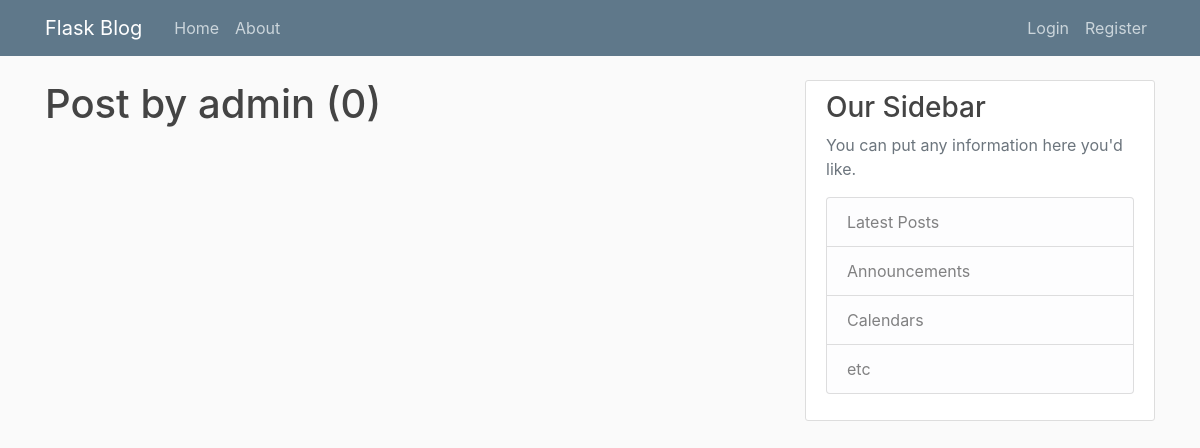
Page /user/admin on the earlier database version.
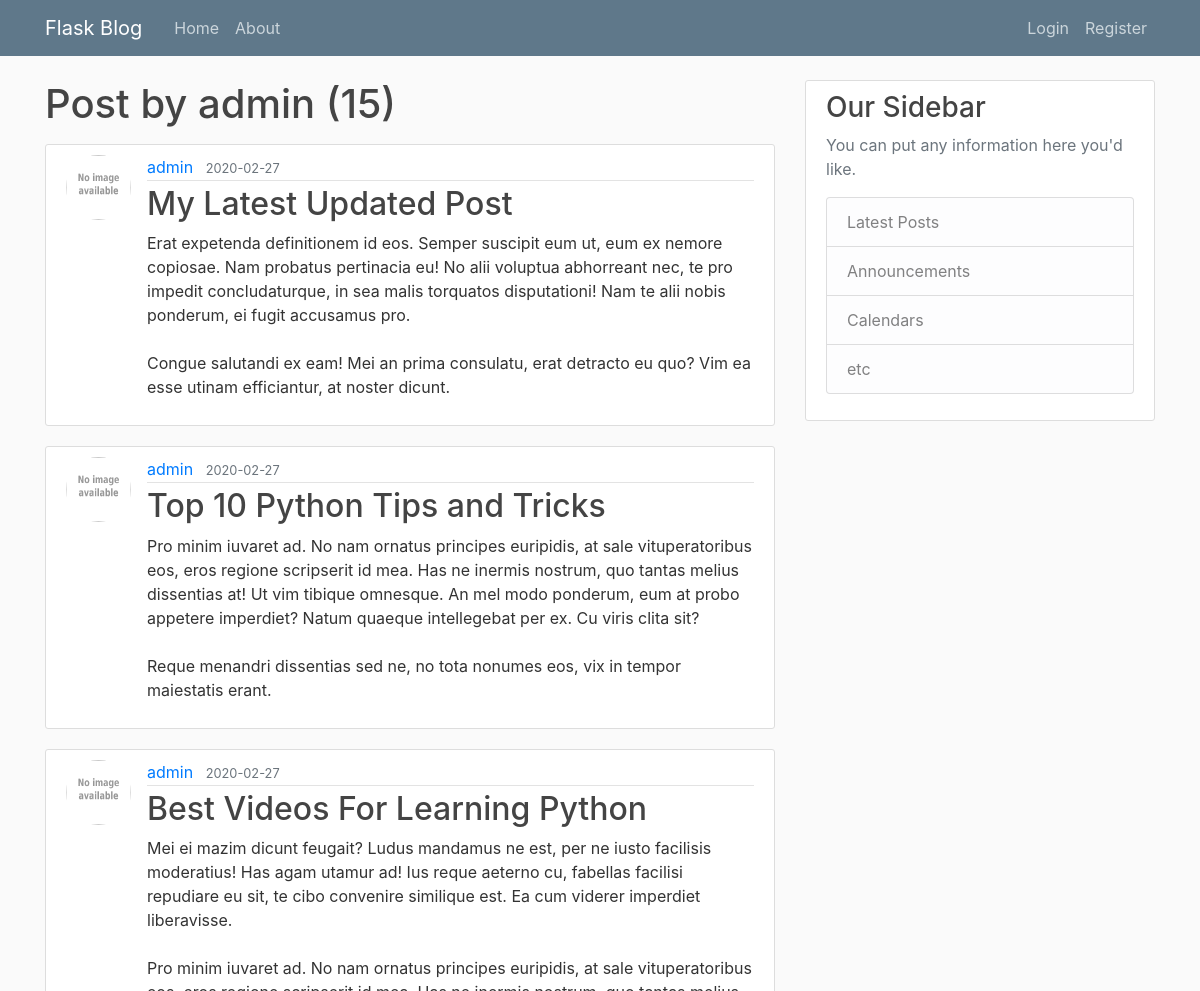
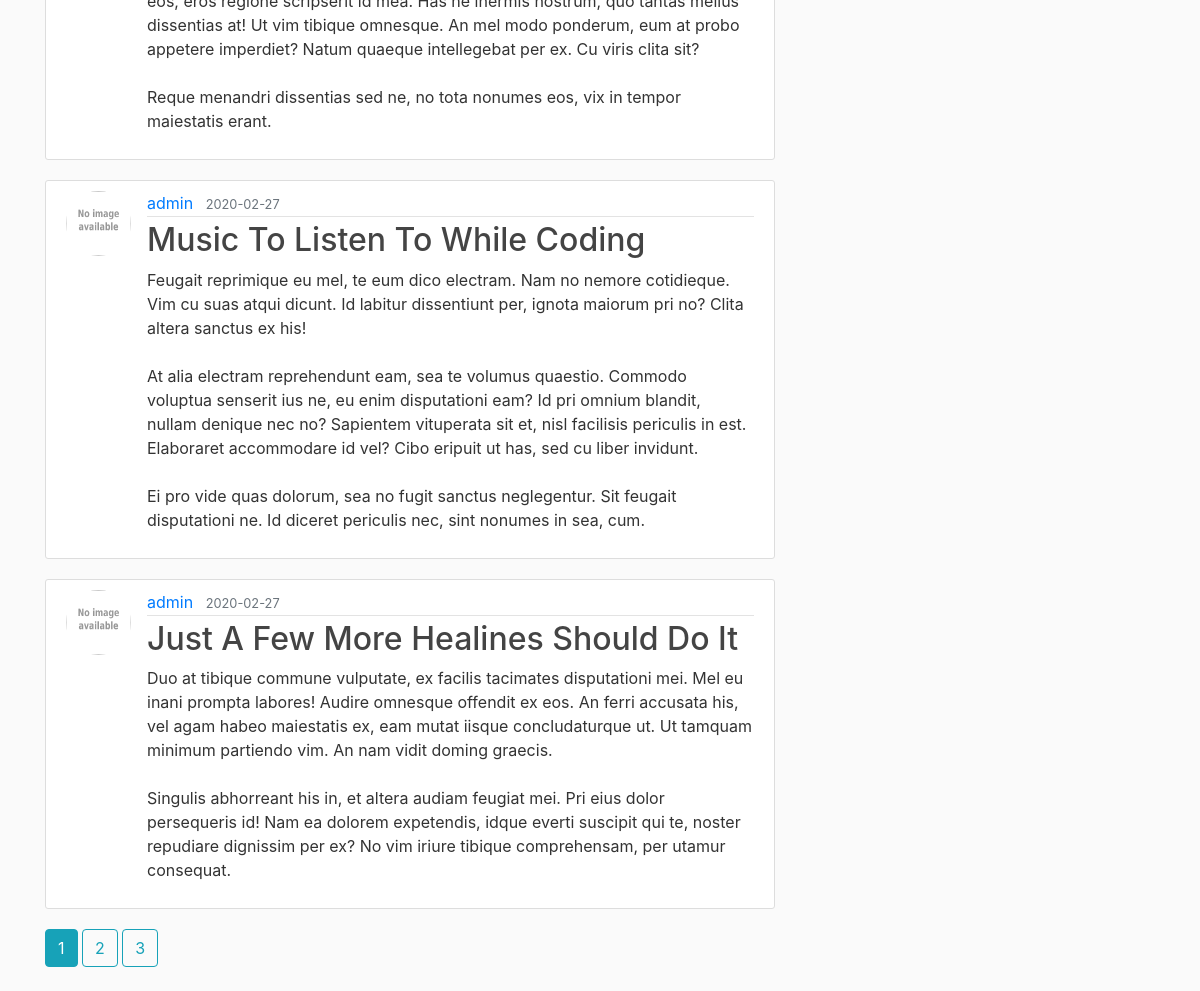
Same page on the later database version (2 pictures, top to bottom).
### flaskblog/models.py (models this page shows, shortened)
class Post(db.Model):
    id = db.Column(db.Integer, primary_key=True)
    title = db.Column(db.String(100), nullable=False)
    date_posted = db.Column(db.DateTime, nullable=False, default=datetime.utcnow)
    content = db.Column(db.Text, nullable=False)
    user_id = db.Column(db.Integer, db.ForeignKey('user.id'), nullable=False)

class User(db.Model, UserMixin):
    id = db.Column(db.Integer, primary_key=True)
    username = db.Column(db.String(20), unique=True, nullable=False)
    email = db.Column(db.String(120), unique=True, nullable=False)
    image_file = db.Column(db.String(20), nullable=False, default='default.jpg')
    password = db.Column(db.String(60), nullable=False)
    posts = db.relationship('Post', backref='author', lazy=True)

### flaskblog/users/routes.py (the view)
@users.route('/user/<string:username>')
def user_posts(username):
    page = request.args.get('page', 1, type=int)
    user = User.query.filter_by(username=username).first_or_404()
    posts = Post.query.filter_by(author=user).order_by(Post.date_posted.desc()).paginate(page=page, per_page=5)
    return render_template('user_posts.html', posts=posts, user=user)

### flaskblog/templates/user_posts.html
{% extends 'layout.html' %}
{% block content %}
    <h1 class="mb-3">Post by {{ user.username }} ({{ posts.total }})</h1>
    {% for post in posts.items %}
        <article class="media content-section">
            <img src="{{ url_for('static', filename='profile_pics/' + post.author.image_file) }}" alt="" class="rounded-circle article-img">
            <div class="media-body">
            <div class="article-metadata">
                <a class="mr-2" href="{{ url_for('users.user_posts', username=post.author.username) }}">{{ post.author.username }}</a>
                <small class="text-muted">{{ post.date_posted.strftime('%Y-%m-%d') }}</small>
            </div>
            <h2><a class="article-title" href="{{ url_for('posts.post', post_id=post.id) }}">{{ post.title }}</a></h2>
            <p class="article-content">{{ post.content }}</p>
            </div>
        </article>
    {% endfor %}
    {% for page_num in posts.iter_pages(left_edge=1, right_edge=1, left_current=1, right_current=2) %}
        {% if page_num %}
            {% if posts.page == page_num %}
                <a class="btn btn-info mb-4" href="{{ url_for('users.user_posts', username=user.username, page=page_num) }}">{{ page_num }}</a>
            {% else %}
                <a class="btn btn-outline-info mb-4" href="{{ url_for('users.user_posts', username=user.username, page=page_num) }}">{{ page_num }}</a>
            {% endif %}
        {% else %}
            ...
        {% endif %}
    {% endfor %}
{% endblock content %}

Differences in the rows shown:
added Post: image_file (placeholder picture), author.username "admin", date_posted "2020-02-27", title "My Latest Updated Post", content "Erat expetenda definitionem id eos. Semper suscipit eum ut, eum ex nemore copiosae. Nam probatus pertinacia eu! No alii voluptua abhorreant nec, te pro impedit concludaturque, in sea malis torquatos disputationi! Nam te alii nobis ponderum, ei fugit accusamus pro. Congue salutandi ex eam! Mei an prima consulatu, erat detracto eu quo? Vim ea esse utinam efficiantur, at noster dicunt."
added Post: image_file (placeholder picture), author.username "admin", date_posted "2020-02-27", title "Top 10 Python Tips and Tricks", content "Pro minim iuvaret ad. No nam ornatus principes euripidis, at sale vituperatoribus eos, eros regione scripserit id mea. Has ne inermis nostrum, quo tantas melius dissentias at! Ut vim tibique omnesque. An mel modo ponderum, eum at probo appetere imperdiet? Natum quaeque intellegebat per ex. Cu viris clita sit? Reque menandri dissentias sed ne, no tota nonumes eos, vix in tempor maiestatis erant."
added Post: image_file (placeholder picture), author.username "admin", date_posted "2020-02-27", title "Best Videos For Learning Python", content "Mei ei mazim dicunt feugait? Ludus mandamus ne est, per ne iusto facilisis moderatius! Has agam utamur ad! Ius reque aeterno cu, fabellas facilisi repudiare eu sit, te cibo convenire similique est. Ea cum viderer imperdiet liberavisse. Pro minim iuvaret ad. No nam ornatus principes euripidis, at sale vituperatoribus eos, eros regione scripserit id mea. Has ne inermis nostrum, quo tantas melius dissentias at! Ut vim tibique omnesque. An mel modo ponderum, eum at probo appetere imperdiet? Natum quaeque intellegebat per ex. Cu viris clita sit? Reque menandri dissentias sed ne, no tota nonumes eos, vix in tempor maiestatis erant."
added Post: image_file (placeholder picture), author.username "admin", date_posted "2020-02-27", title "Music To Listen To While Coding", content "Feugait reprimique eu mel, te eum dico electram. Nam no nemore cotidieque. Vim cu suas atqui dicunt. Id labitur dissentiunt per, ignota maiorum pri no? Clita altera sanctus ex his! At alia electram reprehendunt eam, sea te volumus quaestio. Commodo voluptua senserit ius ne, eu enim disputationi eam? Id pri omnium blandit, nullam denique nec no? Sapientem vituperata sit et, nisl facilisis periculis in est. Elaboraret accommodare id vel? Cibo eripuit ut has, sed cu liber invidunt. Ei pro vide quas dolorum, sea no fugit sanctus neglegentur. Sit feugait disputationi ne. Id diceret periculis nec, sint nonumes in sea, cum."
added Post: image_file (placeholder picture), author.username "admin", date_posted "2020-02-27", title "Just A Few More Healines Should Do It", content "Duo at tibique commune vulputate, ex facilis tacimates disputationi mei. Mel eu inani prompta labores! Audire omnesque offendit ex eos. An ferri accusata his, vel agam habeo maiestatis ex, eam mutat iisque concludaturque ut. Ut tamquam minimum partiendo vim. An nam vidit doming graecis. Singulis abhorreant his in, et altera audiam feugiat mei. Pri eius dolor persequeris id! Nam ea dolorem expetendis, idque everti suscipit qui te, noster repudiare dignissim per ex? No vim iriure tibique comprehensam, per utamur consequat."
Other differences:
{{ posts.total }}: "0" → "15"
new list line: "1"
new list line: "2"
new list line: "3"
